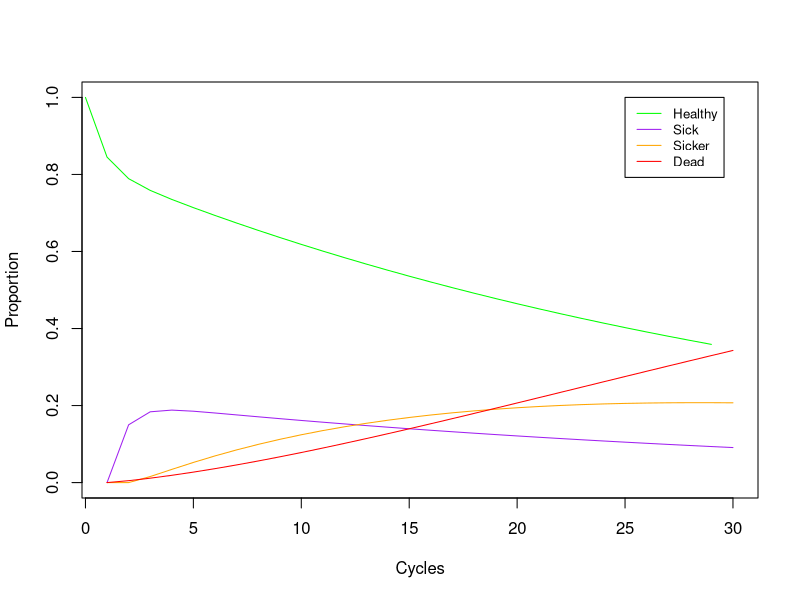

Write the R code that produced this figure.
## @knitr stm_1_params
rm(list = ls())
# basic information:
Strategies     <- c("No Treatment", "Treatment")     # strategy names
n_age_init     <- 25                                 # age at baseline
n_age_max      <- 55                                 # maximum age of follow up
n_t            <- n_age_max - n_age_init             # time horizon, number of cycles
d_r            <- 0.035                              # equal discount of costs and QALYs by 3%

# Transition probabilities (per cycle)
p_HD    <- 0.005           # probability to die when healthy
p_HS1   <- 0.15          	 # probability to become sick when healthy
p_S1H   <- 0.5           	 # probability to become healthy when sick
p_S1S2  <- 0.105         	 # probability to become sicker when sick
hr_S1   <- 3             	 # hazard ratio of death in sick vs healthy
hr_S2   <- 10            	 # hazard ratio of death in sicker vs healthy

# Cost and utility inputs
c_H     <- 2000            # cost of remaining one cycle in the healthy state
c_S1    <- 4000            # cost of remaining one cycle in the sick state
c_S2    <- 15000           # cost of remaining one cycle in the sicker state
c_Trt   <- 12000           # cost of treatment(per cycle)
c_D     <- 0               # cost of being in the death state
u_H     <- 1               # utility when healthy
u_S1    <- 0.75            # utility when sick
u_S2    <- 0.5             # utility when sicker
u_D     <- 0               # utility when dead
u_Trt   <- 0.95            # utility when being treated

## @knitr stm_1_probs_calcs

# rate of death in healthy
r_HD    <- - log(1 - p_HD)

# rate of death in sick
r_S1D   <- hr_S1 * r_HD
# rate of death in sicker
r_S2D   <- hr_S2 * r_HD

# probability of death in sick
p_S1D   <- 1 - exp(-r_S1D)
# probability of death in sicker
p_S2D   <- 1 - exp(-r_S2D)

## @knitr stm_1_discweight

# calculate discount weight for each cycle
v_dwe <- v_dwc <- 1 / (1 + d_r) ^ (0:(n_t-1))  # discount weight (equal discounting is assumed for costs and effects)


## @knitr stm_1_names

v_n  <- c("H", "S1", "S2", "D")               # the 4 states of the model: Healthy (H), Sick (S1), Sicker                                                  (S2), Dead (D)
n_states <- length(v_n)                            # number of health states


## @knitr stm_1_transmat

#transition probability matrix for NO treatment
m_P <- matrix(data = NA,
              nrow = n_states,
              ncol = n_states,
              dimnames = list(v_n, v_n))

m_P

### From Healthy
m_P["H", ]  <- c(1 - (p_HS1 + p_HD), p_HS1, 0, p_HD)

### From Sick
m_P["S1", ]  <- c(p_S1H, 1 - (p_S1H + p_S1S2 + p_S1D), p_S1S2, p_S1D)

### From Sicker
m_P["S2", ]   <- c(0, 0, 1 - p_S2D, p_S2D)

### From Dead
m_P["D", ] <- c(0, 0, 0, 1)

# check rows add up to 1
rowSums(m_P)
m_P


## @knitr stm_1_trace

# create empty Markov trace
m_TR <- matrix(data = NA,
               nrow = n_t,
               ncol = n_states,
               dimnames = list(1:n_t, v_n))

head(m_TR)      # The head() function enables you to view the top of a table rather than the full matrix

# initialize Markov trace
m_TR[1, ] <- c("H" = 1, "S1" = 0, "S2" = 0, "D" = 0)

head(m_TR)  # head shows us the first six rows by default.

## @knitr stm_1_runfirst

# Run the model for a single cycle
m_TR[2, ] <- m_TR[1, ] %*% m_P

# Display the first two rows of the markov trace matrix
m_TR[c(1:2), ]



## @knitr stm_1_runmod

for (t in 2:n_t){ # throughout the number of cycles

  # estimate cycle of Markov trace
  m_TR[t, ] <- m_TR[t - 1, ] %*% m_P

}

head(m_TR)  # head shows us the first six rows by default.

# check to make sure looks correct
plot(x = 0:(n_t-1),
     y = m_TR[, "H"],
     col = "green",
     type = "l",
     ylim = c(0,1),
     xlim = c(1, 30),
     ylab = "Proportion",
     xlab = "Cycles")
lines(m_TR[, "S1"], col = "purple")
lines(m_TR[, "S2"], col = "orange")
lines(m_TR[, "D"], col = "red")
legend(x = 25, 
       y = 1,
       legend=c("Healthy", "Sick", "Sicker", "Dead"),
       col=c("green", "purple", "orange", "red"), 
       lty=c(1,1,1),  
       cex=0.8)


## @knitr stm_1_costutilvecs

#  1. Create vectors for the costs and utility of each treatment group
v_u_trt    <- c("H" = u_H, "S1" = u_Trt, "S2" = u_S2, "D" = u_D)
v_u_no_trt <- c("H" = u_H, "S1" = u_S1, "S2" = u_S2, "D" = u_D)
v_c_trt    <- c("H" = c_H, "S1" = c_S1 + c_Trt, "S2" = c_S2 + c_Trt, "D" = c_D)
v_c_no_trt <- c("H" = c_H, "S1" = c_S1, "S2" = c_S2, "D" = c_D)

## @knitr stm_1_outputs

#  2. Estimate mean costs and QALYs for each year (hint: need to use matrix multiplication)
v_E_no_trt <- m_TR %*% v_u_no_trt
v_E_trt    <- m_TR %*% v_u_trt
v_C_no_trt <- m_TR %*% v_c_no_trt
v_C_trt    <- m_TR %*% v_c_trt

## @knitr stm_1_discount

te_no_trt <- sum(v_E_no_trt * v_dwe)
te_trt    <- sum(v_E_trt    * v_dwe)
tc_no_trt <- sum(v_C_no_trt * v_dwc)
tc_trt    <- sum(v_C_trt    * v_dwc)

## @knitr stm_1_results

results <- c(
  "Cost_NoTrt" = tc_no_trt,
  "Cost_Trt"   = tc_trt,
  "QALY_NoTrt" = te_no_trt,
  "QALY_Trt"   = te_trt
)

ICER <- (results["Cost_Trt"] - results["Cost_NoTrt"]) / (results["QALY_Trt"] - results["QALY_NoTrt"])

ICER
